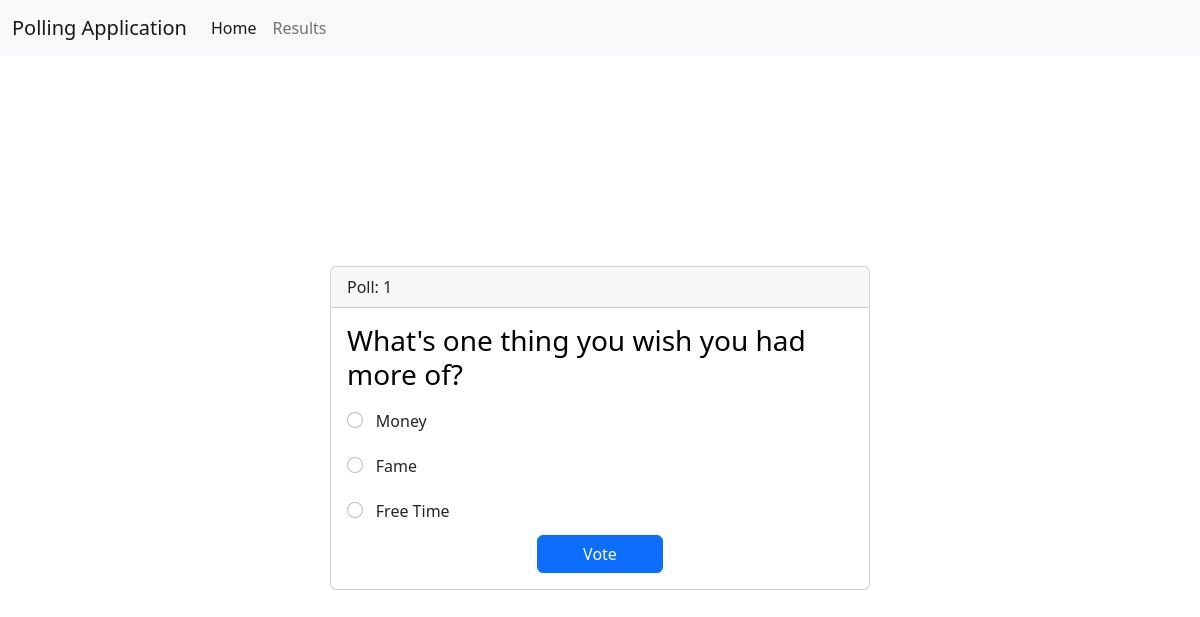
The page /poll/1 on the database its author committed.
### app.py (models this page shows)
class Questions(db.Model):
    __tablename__ = 'questions'
    sno = db.Column(db.Integer, primary_key=True)
    question = db.Column(db.String(200), nullable=False)
    date_created = db.Column(db.DateTime, default=datetime.utcnow)

class Choices(db.Model):
    __tablename__ = 'choices'
    sno = db.Column(db.Integer, primary_key=True)
    question_id = db.Column(db.Integer, db.ForeignKey('questions.question'))
    choice_text = db.Column(db.String(200), nullable=False)
    votes = db.Column(db.Integer, nullable=False)

### app.py (the view, shortened to what this page needs)
@app.route('/poll/<int:sno>', methods={'GET', 'POST'})
def get_poll(sno):
    question = Questions.query.filter_by(sno=sno).first()
    choice_lst = Choices.query.filter_by(question_id=sno).all()
    return render_template('poll.html', question=question, choice_lst=choice_lst)

### templates/poll.html (shortened to what this page needs)
{% extends 'base.html' %}
{% block css %}
    <link rel="stylesheet" href="../static/css/poll.css">
{% endblock css %}
{% block body %}
<form class="form" action="/poll/{{question.sno}}" method="post">
    <div class="card">
        <div class="card-header">
            Poll: {{ question.sno }}
        </div>
        <div class="card-body">
            <h3 class="card-title"><a href="/poll/{{question.sno}}">{{ question.question }}</a></h3>
            {% for choice in choice_lst %}
                <div class="form-check">
                    <input class="form-check-input" type="radio" name="choice" id="choice{{ loop.index }}" value="{{ choice.sno }}">
                    <label class="form-check-label card-text" for="choice{{ loop.index }}">{{ choice.choice_text }}</label>
                </div>
            {% endfor %}
            <input class="btn btn-primary" type="submit" value="Vote">
        </div>
    </div>
</form>
{% endblock body %}

### static/css/poll.css (style rules this page uses)
.form { display: flex; justify-content: center; align-items: center; height: 46.5rem; }
.card { width: 45%; }
h3 a { text-decoration: none; color: #000000; }
.form-check-input { margin-top: 2.6%; }
.card-text { padding: 2% 1%; }
.btn { width: 25%; display: block; margin-left: auto; margin-right: auto; }

### rows shown on the page
Questions: sno "1", question "What's one thing you wish you had more of?"
Choices: choice_text "Money"
Choices: choice_text "Fame"
Choices: choice_text "Free Time"
